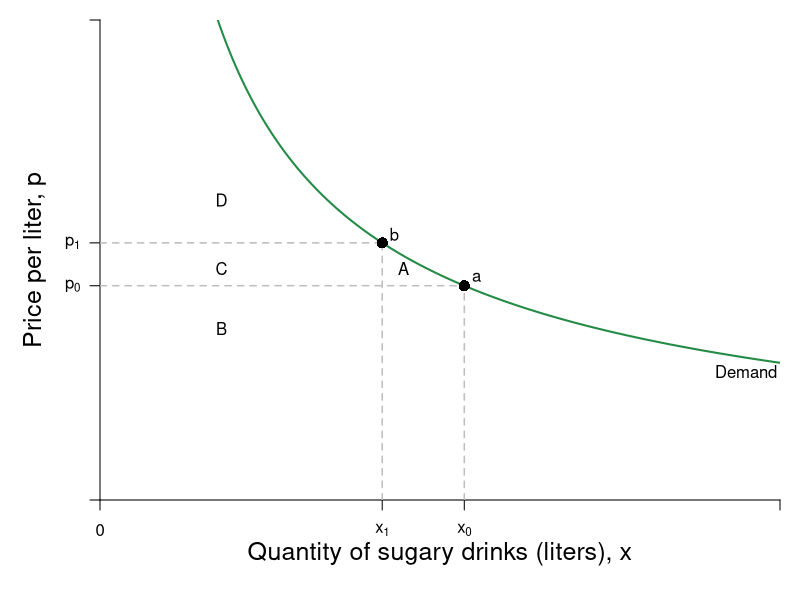

R code for this plot:
pdf(file = "indmarketdemand/sugar_bev_demand.pdf", width = 9, height = 7)

#Set parameters for graphics
axislabelsize <- 1.5
labelsize <- 1.2
graphlinewidth <- 2
segmentlinewidth <- 1.5

COL <- c("#7fc97f", "#beaed4", "#fdc086", "#ffff99", "#386cb0", "#f0027f", "#bf5b17", "#666666")
COLA <- c("#e0f3db", "#99d8c9","#66c2a4","#41ae76", "#238b45", "#005824")
COLB <- c("#c6dbef", "#4eb3d3", "#2b8cbe", "#0868ac","#084081")
COLC <- c("#fcfbfd", "#efedf5", "#dadaeb", "#bcbddc", "#9e9ac8", "#807dba", "#6a51a3", "#54278f", "#3f007d")

par(mar =  c(5, 5, 1, 1))

indiffA <- function(x, alpha = 0.5, uA = 5) {
  (uA / x^alpha)^(1/(1 - alpha))
}

cef <- function(x, e = 1.4, k = 44.7982){
  k*(x^(-1/e))
}

#The inverse demand function to creat the relative points
cefinv <- function(p, e = 1.4, k = 44.7982){
  (p/k)^(-e)
}

xlims <- c(0, 280)
ylims <- c(0, 2.8)

npts <- 501 
x <- seq(xlims[1], xlims[2], length.out = npts)
y <- seq(ylims[1], ylims[2], length.out = npts) 

plot(0, 0, xlim = xlims, ylim = ylims, type = "n",
     xlab = expression(paste("")),
     ylab = expression(paste("")), 
     xaxt = "n", 
     yaxt = "n", 
     cex.lab = axislabelsize, 
     bty = "n",
     xaxs="i", 
     yaxs="i")


## Paremeters to enable editing points 
## I've assumed a tax of 20% to make this more visible 
## I'll comment on that in the caption
tax <- 1.2 #20 percent tax
prices <- c(1.25, 1.25*tax) 
xprices <- c(cefinv(prices[1]), cefinv(prices[2]))

ticksy <- c(0, prices[1], prices[2], ylims[2])
ylabels <- c(NA, expression(paste(p[0])), expression(paste(p[1])), NA)
ticksx <- c(0, xprices[2], xprices[1], xlims[2])
xlabels <- c(0, expression(paste(x[1])), expression(paste(x[0])), NA)


#p[1]== (1 + t)*p[0]
axis(1, at = ticksx, pos = 0, labels = xlabels)
axis(2, at = ticksy, pos = 0, labels = ylabels, las = 1)

npts <- 500 
xx1 <- seq(xlims[1], xlims[2], length.out = npts)

#Label axes
mtext(expression(paste("Quantity of sugary drinks (liters), ", x)), side=1, line = 2.5, cex = axislabelsize)
text(-27, 0.5*ylims[2], expression(paste("Price per liter, ", p)), xpd = TRUE, cex = axislabelsize, srt = 90) 


# Segments
segments(xprices[1], 0, xprices[1], prices[1], lty = 2, col = "gray" , lwd = segmentlinewidth)
segments(0,  prices[1], xprices[1],  prices[1], lty = 2, col = "gray" , lwd = segmentlinewidth)

segments(0, prices[2], xprices[2], prices[2], lty = 2, col = "gray" , lwd = segmentlinewidth)
segments(xprices[2], 0, xprices[2], prices[2], lty = 2, col = "gray" , lwd = segmentlinewidth)


# Demand Curve
#lines(xx1, indiffA(xx1, alpha = 0.38723, uA = 7.98053), col = COLA[5], lwd = graphlinewidth)
lines(xx1, cef(xx1), col = COLA[5], lwd = graphlinewidth)
text(xlims[2] - 0.05*xlims[2], 0.75, expression(Demand))

# Points
points(xprices[1], prices[1], pch = 16, col = "black", cex = 1.5)
text(xprices[1] + 5, prices[1] + 0.05, expression(a))

points(xprices[2], prices[2], pch = 16, col = "black", cex = 1.5)
text(xprices[2] + 5, prices[2] + 0.05, expression(b))

# Label Regions
text(125, 1.35, expression(A))
text(50, 1, expression(B))
text(50, 1.35, expression(C))
text(50, 1.75, expression(D))




dev.off()
